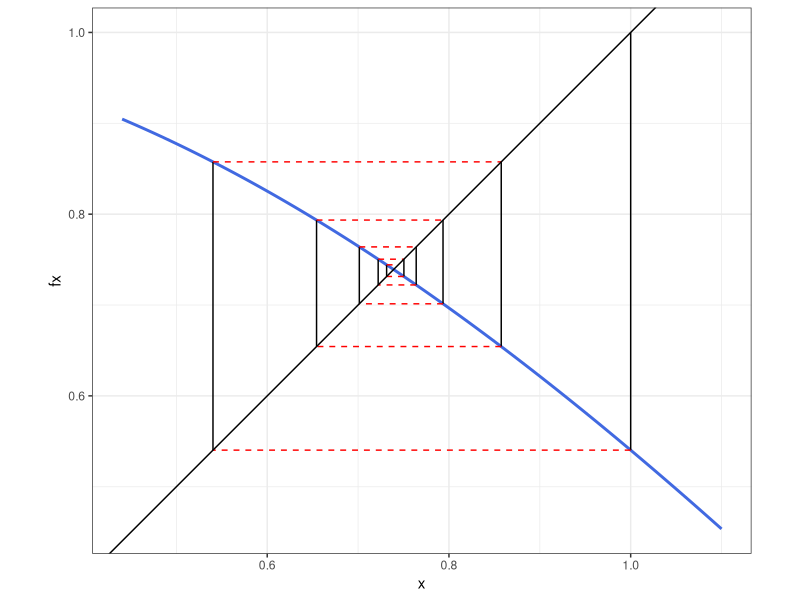
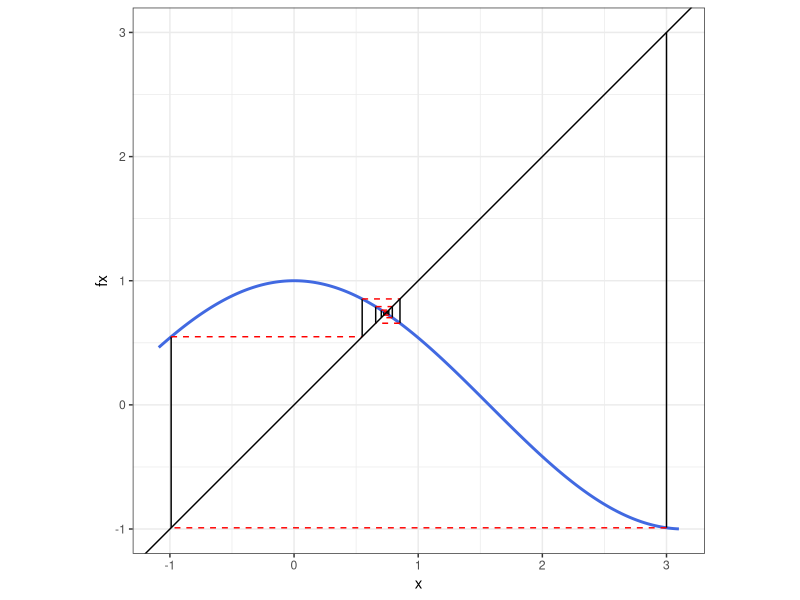
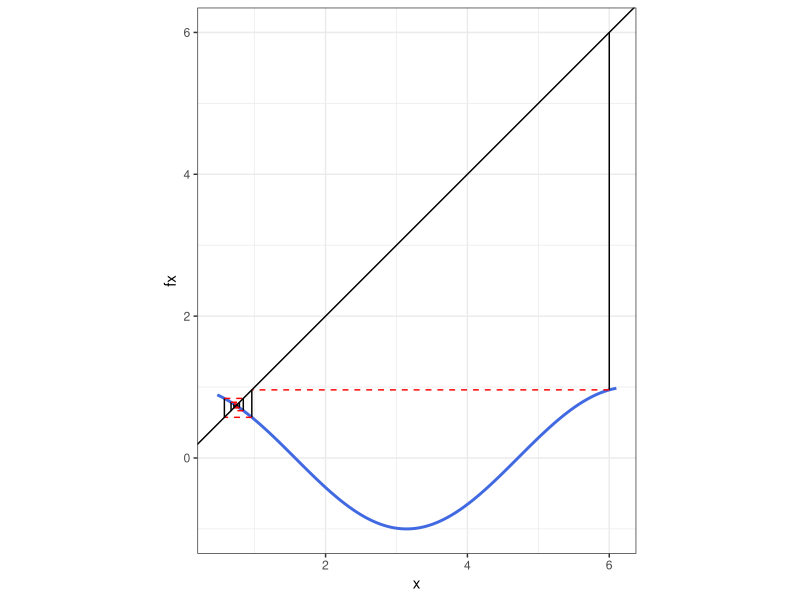
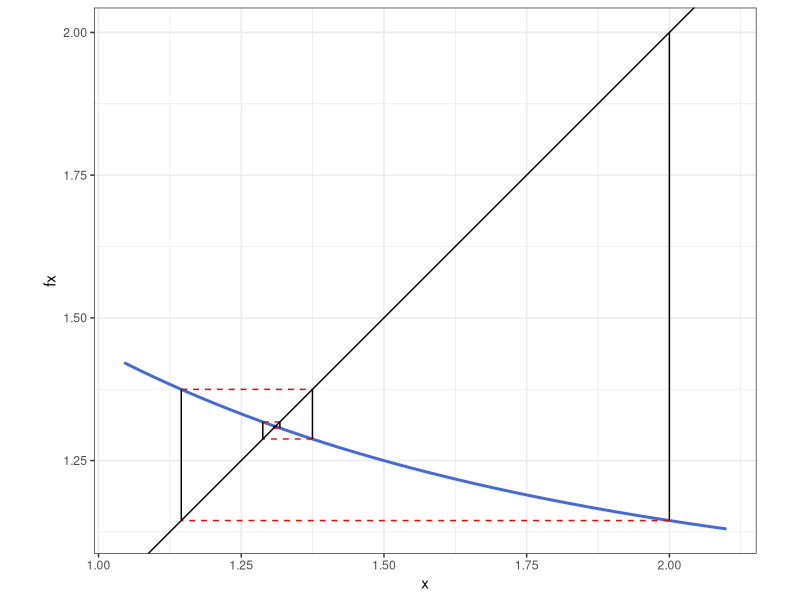
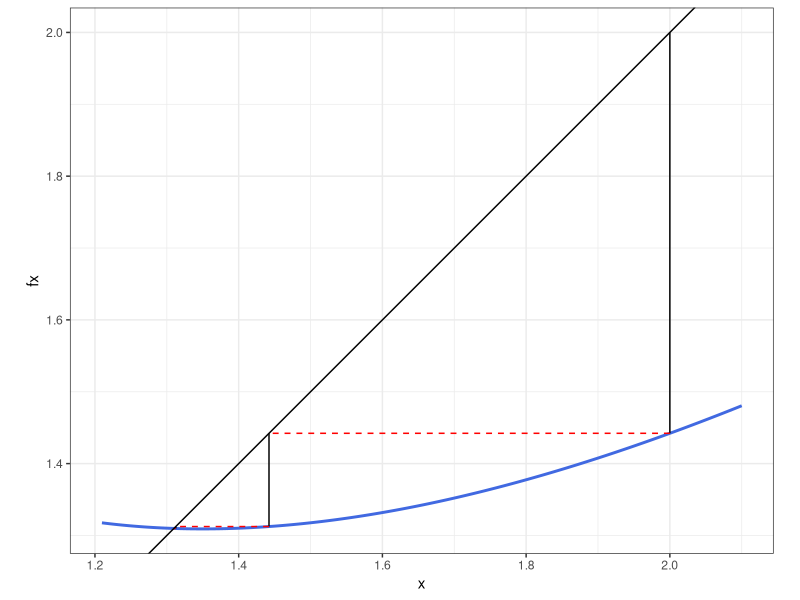
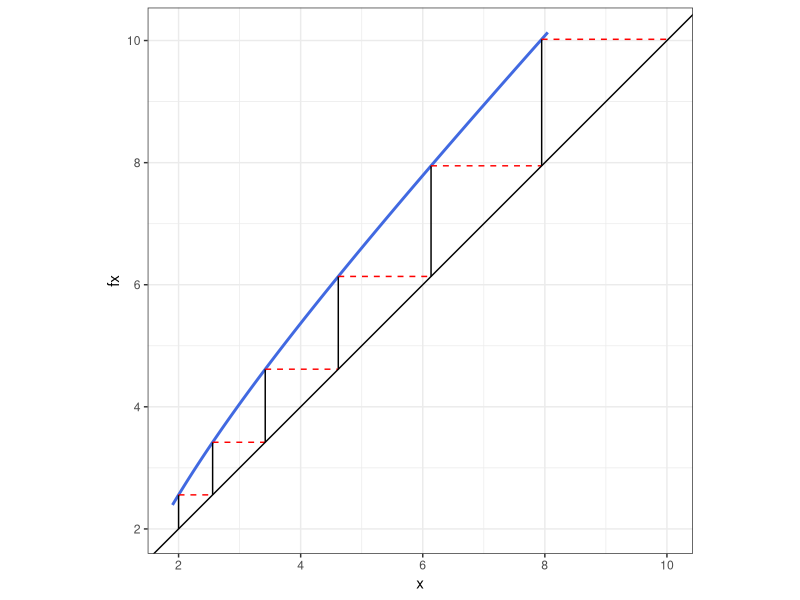
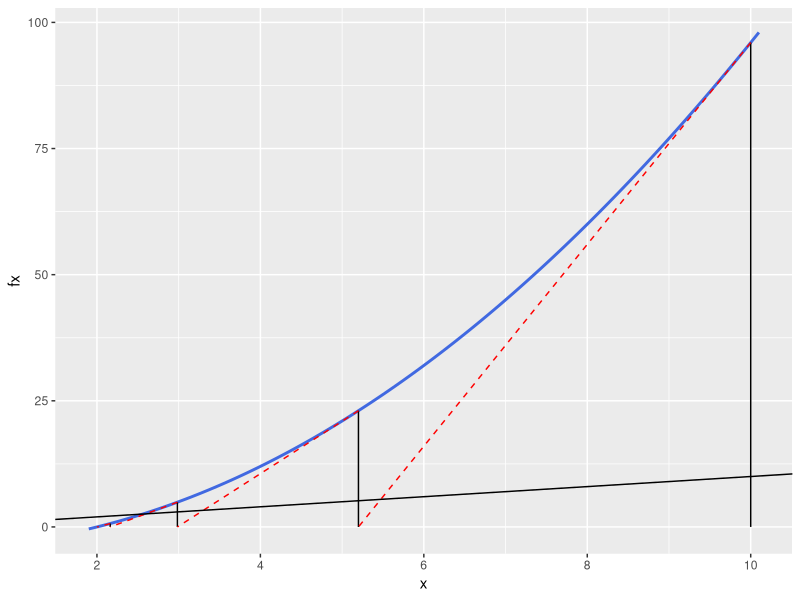
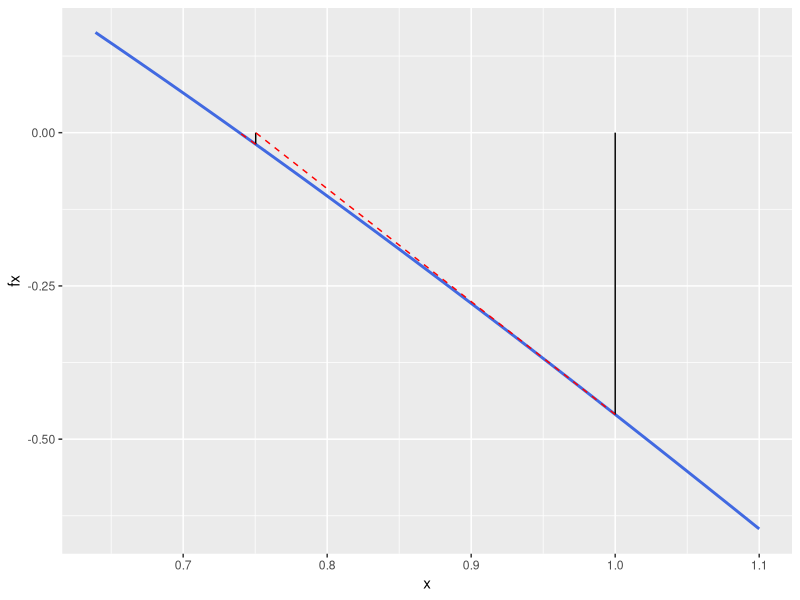

These charts were generated, in order, by the following R code:
## ---- chunk 1
library(ggplot2)
## ---- chunk 2
fixedpoint_show <- function(ftn, x0, iter = 5){
  # applies fixed-point method to find x such that ftn(x) = x
  # ftn is a user-defined function
  # df_points_1 and df_points_2 are used to track each update
  # it will be used to plot the line segments showing each update
  # each line segment connects the points (x1, y1) to (x2, y2)
  df_points_1 <- data.frame(
    x1 = numeric(0),
    y1 = numeric(0),
    x2 = numeric(0),
    y2 = numeric(0))
  df_points_2 <- df_points_1
  xnew <- x0
  cat("Starting value is:", xnew, "\n")
  # iterate the fixed point algorithm
  for (i in 1:iter) {
    xold <- xnew
    xnew <- ftn(xold)
    cat("Next value of x is:", xnew, "\n")
    # vertical line segments, where x1 = x2
    df_points_1[i, ] <- c(x1 = xold, y1 = xold, x2 = xold, y2 = xnew)
    # horizontal line segments, where y1 = y2
    df_points_2[i, ] <- c(x1 = xold, y1 = xnew, x2 = xnew, y2 = xnew)
  }
  # use ggplot to plot the function and the segments for each iteration
  # determine the limits to use for the plot
  # start is the min of these values. we subtract .1 to provide a small margin
  plot_start <- min(df_points_1$x1, df_points_1$x2, x0) - 0.1
  # end is the max of these values
  plot_end <- max(df_points_1$x1, df_points_1$x2, x0) + 0.1
  # calculate the value of the funtion fx for all x
  x <- seq(plot_start, plot_end, length.out = 200)
  fx <- rep(NA, length(x))
  for (i in seq_along(x)) {
    fx[i] <- ftn(x[i])
  }
  function_data <- data.frame(x, fx) # data frame containing the function values
  p <- ggplot(function_data, aes(x = x, y = fx)) +
    geom_line(color = "royalblue", size = 1) + # plot the function
    geom_segment(aes(x = x1, y = y1, xend = x2, yend = y2),
                 data = df_points_1, color = "black", lty = 1) +
    geom_segment(aes(x = x1, y = y1, xend = x2, yend = y2),
                 data = df_points_2, color = "red", lty = 2) +
    geom_abline(intercept = 0, slope = 1) + # plot the line y = x
    coord_equal() + theme_bw()
  print(p) # produce the plot
  xnew # value that gets returned
}
## ---- chunk 3
### x0 = 1
a2_1 <- function(x) cos(x)
fixedpoint_show(a2_1, 1, iter = 10)
## ---- chunk 4
### x0 = 3
a2_2 <- function(x) cos(x)
fixedpoint_show(a2_2, 3, iter = 10)
## ---- chunk 5
### x0 = 6
a2_3 <- function(x) cos(x)
fixedpoint_show(a2_3, 6, iter = 10)
## ---- chunk 6
### x0 = 2
b2_1 <- function(x) exp(exp(-x))
fixedpoint_show(b2_1, 2, iter = 10)
## ---- chunk 7
### x0 = 2
c2_1 <- function(x) x - log(x) + exp(-x)
fixedpoint_show(c2_1, 2, iter = 10)
## ---- chunk 8
### x0 = 2
d2_1 <- function(x) x + log(x) - exp(-x)
fixedpoint_show(d2_1, 2, iter = 6)
## ---- chunk 9
newtonraphson_show <- function(ftn, x0, iter = 5) {
  # applies Newton-Raphson to find x such that ftn(x)[1] == 0
  # ftn is a function of x. it returns two values, f(x) and f'(x)
  # x0 is the starting point
  # df_points_1 and df_points_2 are used to track each update
  df_points_1 <- data.frame(
    x1 = numeric(0),
    y1 = numeric(0),
    x2 = numeric(0),
    y2 = numeric(0))
  df_points_2 <- df_points_1
  xnew <- x0
  cat("Starting value is:", xnew, "\n")
  # the algorithm
  for(i in 1:iter){
    xold <- xnew
    f_xold <- ftn(xold)
    xnew <- xold - f_xold[1]/f_xold[2]
    cat("Next x value:", xnew, "\n")
    # the line segments. You will need to replace the NAs with the appropriate values
    df_points_1[i, ] <- c(xold, ftn(xold)[1], xold, 0) # vertical segment
    df_points_2[i, ] <- c(xold, ftn(xold)[1], xnew, 0) # tangent segment
  }
  plot_start <- min(df_points_1$x1, df_points_1$x2) - 0.1
  plot_end <- max(df_points_2$x1, df_points_2$x2) + 0.1
  x <- seq(plot_start, plot_end, length.out = 200)
  fx <- rep(NA, length(x))
  for (i in seq_along(x)) {
    fx[i] <- ftn(x[i])[1]
  }
  function_data <- data.frame(x, fx)
  p <- ggplot(function_data, aes(x = x, y = fx)) +
    geom_line(color = "royalblue", size = 1) + # plot the function
    geom_segment(aes(x = x1, y = y1, xend = x2, yend = y2),
                 data = df_points_1, color = "black", lty = 1) +
    geom_segment(aes(x = x1, y = y1, xend = x2, yend = y2),
                 data = df_points_2, color = "red", lty = 2) +
    geom_abline(intercept = 0, slope = 1) # plot the line y = x
  print(p)
  xnew # value that gets returned
}
## ---- chunk 10
f3 <- function(x) {
  value <- x^2 - 4 # f(x)
  derivative <- 2*x # f'(x)
  return(c(value, derivative))
}

### x0 = 10
newtonraphson_show(f3, 10, iter = 8)
## ---- chunk 11
a3_1 <- function(x) {
  value <- cos(x) - x # f(x)
  derivative <- -sin(x) - 1 # f'(x)
  return(c(value, derivative))
}

### x0 = 1
newtonraphson_show(a3_1, 1, iter = 8)
## ---- chunk 12
a3_1 <- function(x) {
  value <- cos(x) - x # f(x)
  derivative <- -sin(x) - 1 # f'(x)
  return(c(value, derivative))
}

### x0 = 3
newtonraphson_show(a3_1, 3, iter = 8)
## ---- chunk 13
a3_1 <- function(x) {
  value <- cos(x) - x # f(x)
  derivative <- -sin(x) - 1 # f'(x)
  return(c(value, derivative))
}

### x0 = 6
newtonraphson_show(a3_1, 6, iter = 8)
## ---- chunk 14
b3_1 <- function(x) {
  value <- log(x) - exp(-x)
  derivative <- 1/x + exp(-x)
  return(c(value, derivative))
}

### x0 = 2
newtonraphson_show(b3_1, 2, iter = 8)
## ---- chunk 15
c3_1 <- function(x) {
  value <- x^3 - x - 3
  derivative <- 3*x^2 - 1
  return(c(value, derivative))
}

### x0 = 0
newtonraphson_show(c3_1, 0, iter = 8)
## ---- chunk 16
d3_1 <- function(x) {
  value <- x^3 - 7*x^2 + 14*x - 8
  derivative <- 3*x^2 - 14*x + 14
  return(c(value, derivative))
}

### x0 = 1.1
newtonraphson_show(d3_1, 1.1, iter = 8)
## ---- chunk 17
d3_1 <- function(x) {
  value <- x^3 - 7*x^2 + 14*x - 8
  derivative <- 3*x^2 - 14*x + 14
  return(c(value, derivative))
}

### x0 = 1.3
newtonraphson_show(d3_1, 1.3, iter = 8)
## ---- chunk 18
d3_1 <- function(x) {
  value <- x^3 - 7*x^2 + 14*x - 8
  derivative <- 3*x^2 - 14*x + 14
  return(c(value, derivative))
}

### x0 = 1.4
newtonraphson_show(d3_1, 1.4, iter = 8)
## ---- chunk 19
d3_1 <- function(x) {
  value <- x^3 - 7*x^2 + 14*x - 8
  derivative <- 3*x^2 - 14*x + 14
  return(c(value, derivative))
}

### x0 = 1.5
newtonraphson_show(d3_1, 1.5, iter = 8)
## ---- chunk 20
d3_1 <- function(x) {
  value <- x^3 - 7*x^2 + 14*x - 8
  derivative <- 3*x^2 - 14*x + 14
  return(c(value, derivative))
}

### x0 = 1.6
newtonraphson_show(d3_1, 1.6, iter = 8)
## ---- chunk 21
d3_1 <- function(x) {
  value <- x^3 - 7*x^2 + 14*x - 8
  derivative <- 3*x^2 - 14*x + 14
  return(c(value, derivative))
}

### x0 = 1.7
newtonraphson_show(d3_1, 1.7, iter = 8)
## ---- chunk 22
secant_show <- function(ftn, x0, x1, iter = 5) {
  df_points_1 <- data.frame(
    x1 = numeric(0),
    y1 = numeric(0),
    x2 = numeric(0),
    y2 = numeric(0))
  df_points_2 <- df_points_1
  cat("Starting values are:", x0, "and", x1, "\n")
  # the algorithm
  # very tricky and need to be smart about this algorithm
  for(i in 1:iter){
    x0old <- x0
    x1old <- x1
    f_xold_x0 <- ftn(x0)
    f_xold_x1 <- ftn(x1)
    xnew <- x1old - f_xold_x1 * ((x0old - x1old) / (f_xold_x0 - f_xold_x1))
    # update the point
    x1 <- xnew
    x0 <- x1old
    cat("Next x value:", xnew, "\n")
    # the line segments
    df_points_1[i, ] <- c(x0old, ftn(x0old), x1old, ftn(x1old))
    df_points_2[i, ] <- c(x1old, ftn(x1old), xnew, 0)
  }
  plot_start <- min(df_points_1$x0, df_points_1$x1, x0) - 0.1
  plot_end <- max(df_points_2$x0, df_points_2$x1, x0) + 0.1
  x <- seq(plot_start, plot_end, length.out = 200)
  fx <- rep(NA, length(x))
  for (i in seq_along(x)) {
    fx[i] <- ftn(x[i])
  }
  function_data <- data.frame(x, fx) # dataframe containing the function
  p <- ggplot(function_data, aes(x = x, y = fx)) +
    geom_line(color = "royalblue", size = 1) + # plot the function
    geom_segment(aes(x = x1, y = y1, xend = x2, yend = y2),
                 data = df_points_1, color = "black", lty = 1) +
    geom_segment(aes(x = x1, y = y1, xend = x2, yend = y2),
                 data = df_points_2, color = "red", lty = 2) +
    geom_abline(intercept = 0, slope = 1) # plot the line y = x
  print(p)
  x1
}
## ---- chunk 23
f4 <- function(x) x^2 - 4

### x0 = 10, x1 = 8
secant_show(f4, 10, 8, iter = 5)
## ---- chunk 24
a4_1 <- function(x) cos(x) - x
### x0 = 1, x1 = 2
secant_show(a4_1, 1, 2, iter = 5)
## ---- chunk 25
a4_2 <- function(x) log(x) - exp(-x)
### x0 = 1, x1 = 2
secant_show(a4_2, 1, 2, iter = 5)
## ---- chunk 26
a4_3 <- function(x) x^2 - 0.5
### x0 = 4, x1 = 3.5
secant_show(a4_3, 4, 3.5, iter = 5)
## ---- chunk 27
##### A modifcation of code provided by Eric Cai
golden = function(f, lower, upper, tolerance = 1e-5)
{
   golden.ratio = 2/(sqrt(5) + 1)

   ## Use the golden ratio to find the initial test points
   x1 <- lower + golden.ratio * (upper - lower)
   x2 <- upper - golden.ratio * (upper - lower)
   
   ## the arrangement of points is:
   ## lower ----- x2 --- x1 ----- upper

   ### Evaluate the function at the test points
   f1 <- f(x1)
   f2 <- f(x2)

   while (abs(upper - lower) > tolerance) {
        if (f2 > f1) {
        # the minimum is to the right of x2
        lower <- x2  # x2 becomes the new lower bound
        x2 <- x1     # x1 becomes the new x2
        f2 <- f1     # f(x1) now becomes f(x2)
        x1 <- lower + golden.ratio * (upper - lower)  
        f1 <- f(x1)  # calculate new x1 and f(x1)
        } else {
        # then the minimum is to the left of x1
        upper <- x1  # x1 becomes the new upper bound
        x1 <- x2     # x2 becomes the new x1
        f1 <- f2
        x2 <- upper - golden.ratio * (upper - lower)
        f2 <- f(x2)  # calculate new x2 and f(x2)
        }
    }
    (lower + upper)/2 # the returned value is the midpoint of the bounds
}
## ---- chunk 28
f5 <- function(x) { (x - 3)^2 }

### lower = 0, upper = 10, tolerance = 1e-5
golden(f5, 0, 10)
## ---- chunk 29
### I created a function for the 15 iterations for various starting points
contour_mapping <- function(a, b) {
  g <- function(x, y) {
    5 * x ^ 2 - 6 * x * y + 5 * y ^ 2
  }
  x <- seq(-1.5, 1, len = 100)
  y <- seq(-1.5, 1, len = 100)
  x_i <- a
  y_i <- b
  x0 <- 0
  y0 <- 0
  cat("Starting values are:", x_i, "and", y_i, "\n")
  for(i in 1:15) {
    x0 <- x_i
    y0 <- y_i
    g_x <- function(x) {
      # x = x, y = y0
      g_x_y0 <- g(x, y0)
      return(g_x_y0)
    }
    x0 <- golden(g_x, lower = -1.5, upper = 1.5, tolerance = 1e-5)
    g_y <- function(y) {
      # x = x0, y = y
      g_x0_y <- g(x0, y)
      return(g_x0_y)
    }
    y0 <- golden(g_y, lower = -1.5, upper = 1.5, tolerance = 1e-5)
    x_i <- x0
    y_i <- y0
    cat("Next values of x & y are:", x0, "&", y0, "\n")
    # the line segment
    # I am currently working on figuring out my line segment for my new function
  }
  contour_df <- data.frame(
    x = rep(x, each = 100),
    y = rep(y, 100),
    z = outer(x, y, g)[1:100^2]
  )
  p <- ggplot(contour_df, aes(x = x, y = y, z = z)) +
    geom_contour(binwidth = 0.9) +
    theme_bw()
  print(p)
}
## ---- chunk 30
### a = -1.5, b = -1.5
contour_mapping(-1.5, -1.5)
## ---- chunk 31
### a = -1.5, b = 1
contour_mapping(-1.5, 1)
